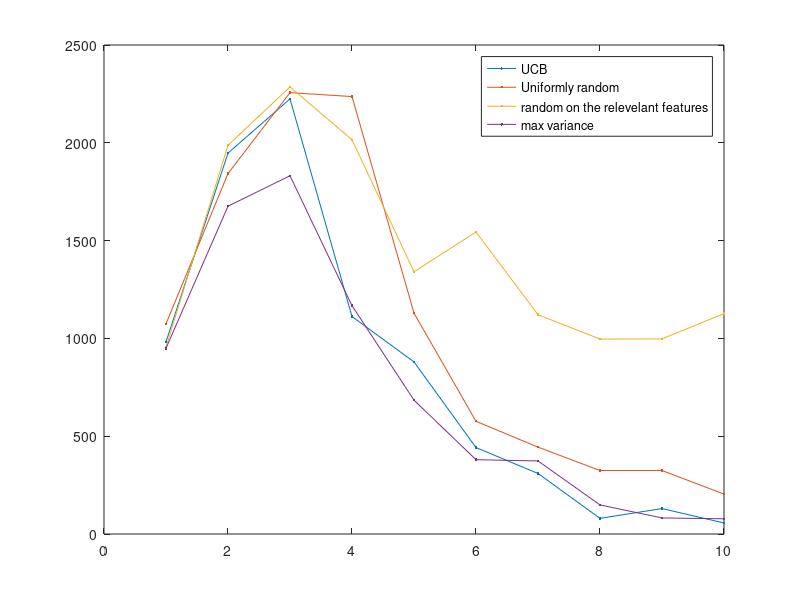
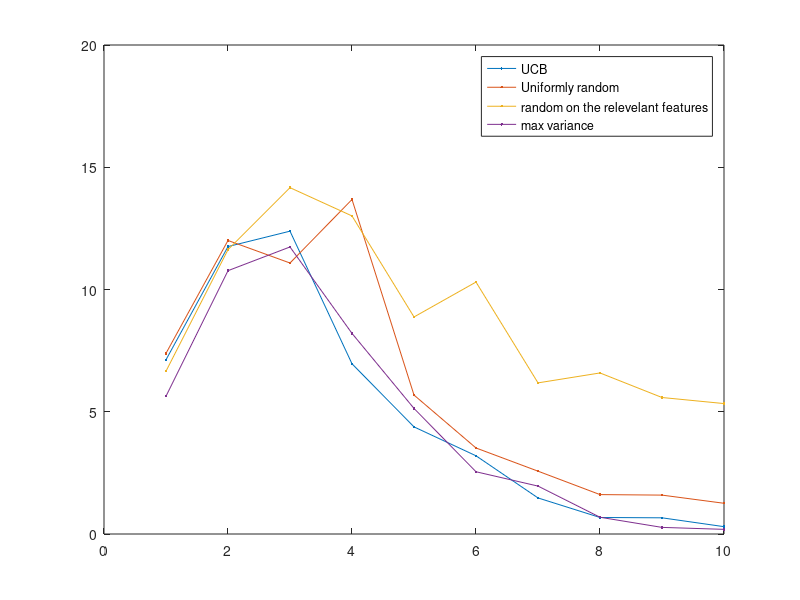
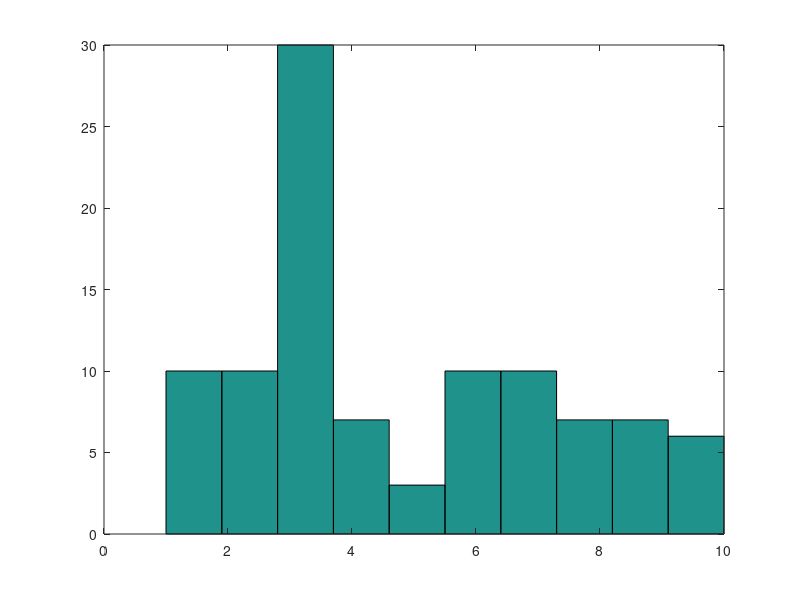
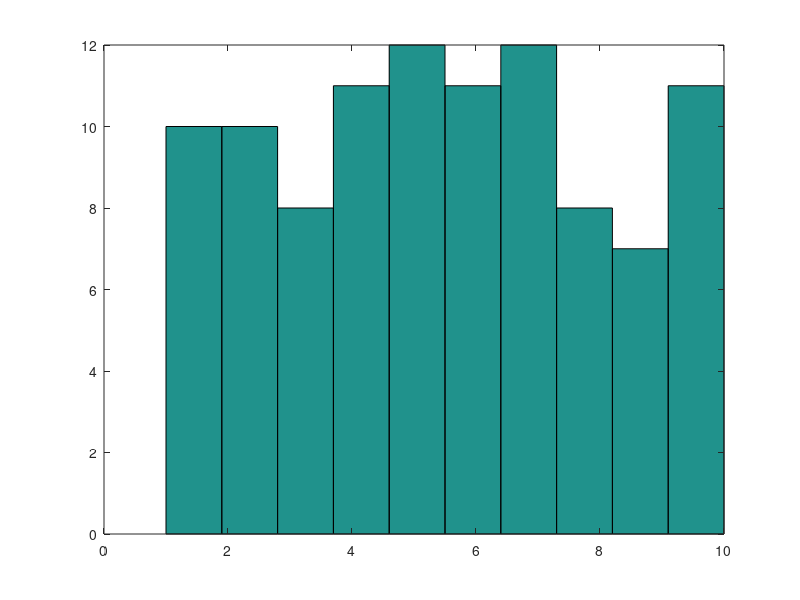

Recreate these plots in MATLAB, in order.
clear all
close all

load('Loss_functions')
load('decisions')


num_methods = size(decisions,1);
num_iterations = size(decisions,2);
num_runs = size(decisions,3);

figure
plot(mean(Loss_1,3)','.-');
legend('UCB','Uniformly random','random on the relevelant features','max variance')

figure
plot(mean(Loss_2,3)','.-');
legend('UCB','Uniformly random','random on the relevelant features','max variance')

for method =1 : num_methods
    figure
    data = reshape(decisions(method,:,:),[num_iterations*num_runs,1]);
    hist(data,10)
end


    